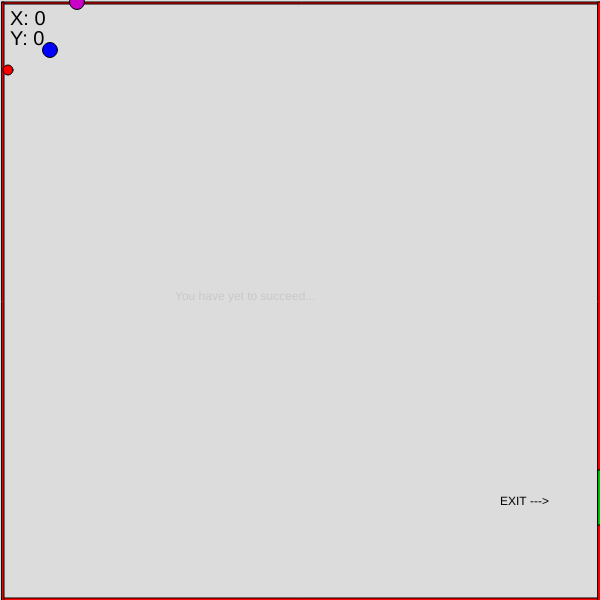
Frame 1 (no input)
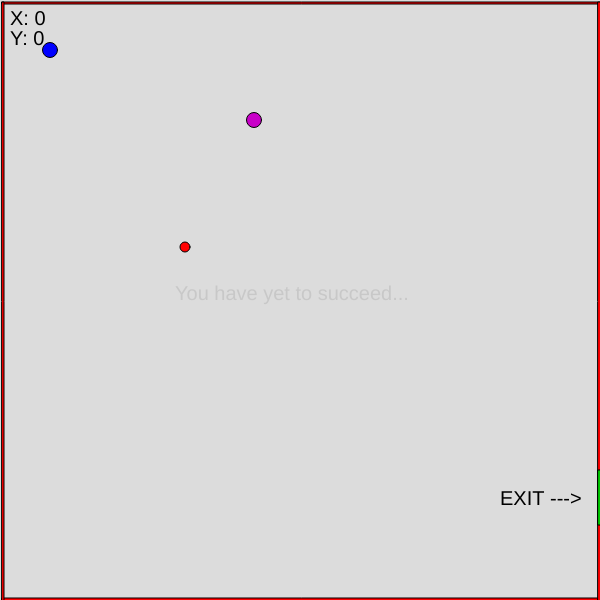
Frame 60 (no input)
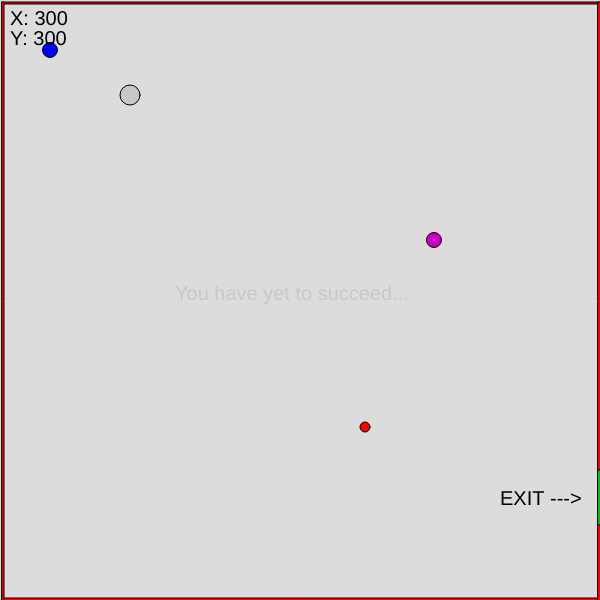
Frame 120 (the mouse pressed at the canvas centre since frame 60)

The p5.js sketch that drew these frames (run headless with seeded random() and noise() and a simulated clock; from frame 60 on, the mouse is pressed at the canvas centre):

// p5.js sketch
// ── sketch.js
//Play Area
var playBorderWidth = 600
var playBorderHeight = 600
var topWallY;
var bottomWallY;
var leftWallX;
var rightWallX;
var wallThickness = 2
var wallLength;
var wallHeight;

//Player Start
var playerX = 50
var playerY = 50
var playerSpeed = 2

//Key Codes
var w = 87; 
var s = 83;
var a = 65;
var d = 68;

//Generated Object (Mouse-Click Object)
var genObsX;
var genObsY;

//Enemies
var enemyAX;
var enemyAY;
var enemyBX;
var enemyBY;
var enemyASpeed;
var enemyBSpeed;

//Exit
var exitBorder = playBorderWidth
var exitTop = 470
var exitSize = 525
var exitTextX;
var exitTextY;

function setup() {
  createCanvas(playBorderWidth, playBorderHeight);

//Enemy Speeds and Starts
  enemyASpeed = floor(random() * 2) + 2;
  enemyBSpeed = floor(random() * 2) + 2;
  enemyAX = floor(random() * 9) + 2;
  enemyAY = floor(random() * 2) + 70;
  enemyBX = floor(random() * 9) + 70;
  enemyBY = floor(random() * 2) + 2;

//Random Object Location
  genObsX = -10
  genObsY = -10

}

function draw() {
  background(220);

  genBorders()

  genExit()

  makePlayer()

  playercontrols()

  makeBadGuys()

  genObject()

  winCon()

  findMouseLocation()
}

function makePlayer() {
//Player Character
  fill(0, 0, 255);
  circle(playerX, playerY, 15);
}

function playercontrols() {

  if(keyIsDown(w)) {
   playerY -= playerSpeed;
  }

  else if(keyIsDown(s)) {
   playerY += playerSpeed;
  }

  if(keyIsDown(a)) {
   playerX -= playerSpeed;
  }

  else if(keyIsDown(d)) {
   playerX += playerSpeed;
  }
}

function makeBadGuys() {
//Bad gyus
  fill(255, 0, 0);
  circle(enemyAX, enemyAY, 10)

  fill(200, 0, 200);
  circle(enemyBX, enemyBY, 15)
  
  badGuyMovement()
}

function badGuyMovement() {
  enemyAX += enemyASpeed
  enemyAY += enemyASpeed
  if(enemyAX >= playBorderWidth || enemyAY >= playBorderHeight) {
  enemyAX = floor(random() * 9) + 2;
  enemyAY = floor(random() * 2) + 70;
  enemyASpeed = floor(random() * 2) + 2;
  }

  enemyBX += enemyASpeed
  enemyBY += enemyBSpeed
  if(enemyBX >= playBorderWidth || enemyBY >= playBorderHeight) {
  enemyBX = floor(random() * 9) + 70;
  enemyBY = floor(random() * 2) + 2;
  enemyBSpeed = floor(random() * 2) + 2;
  }
}

function mousePressed() {
  genObsX = floor(random() * 500) + 9;
  genObsY = floor(random() * 500) + 9;
}

function genObject() {
//Generate Mouse-Click Object
  fill(200, 200, 200)
  circle(genObsX, genObsY, 20)
}

function genExit() {
//Exit Line
  line(exitBorder, exitTop, exitBorder, exitSize);
  fill(0, 200, 0)
  rect(exitBorder - wallThickness, exitTop, exitBorder, 55);
  exitTextX = exitBorder - 100;
  exitTextY = exitTop + 35;
  fill(0, 0, 0)
  text("EXIT --->", exitTextX, exitTextY);
}

function winCon() {
//Win Condition
 if(playerX > exitBorder && playerY >= exitTop && playerY <= exitSize) {
  fill(225, 0, 0);
  text("You Won..?", 250, 300);
 }
 else {
  fill(200, 200, 200);
  text("You have yet to succeed...", 175, 300);
 }
}

function findMouseLocation() {
//Mouse Location Finder
  textSize(20);
  fill(0, 0, 0);
   text("X: " + mouseX, 10, 25);
   text("Y: " + mouseY, 10, 45);
}

function genBorders() {
  topWallY = 0 + wallThickness
  bottomWallY = playBorderHeight - wallThickness
  leftWallX = 0 + wallThickness
  rightWallX = playBorderWidth - wallThickness
  wallLength = playBorderWidth - wallThickness
  wallHeight = playBorderHeight - wallThickness
  
  fill(255, 0, 0);
  //Top-Left Corner, Top Border
  rect(leftWallX, topWallY, playBorderWidth, topWallY)
  //Bottom-Left Corner, Bottom Border
  rect(leftWallX, bottomWallY, playBorderWidth, bottomWallY)
  //Top-Left Corner, Left Border
  rect(leftWallX, topWallY, leftWallX, playBorderHeight)
  //Top-Right Corner, Right Border
  rect(rightWallX, topWallY, rightWallX, playBorderHeight)
}



// ── Homework 12.html
<html>
	<head>
		<title>Sh*t - The Function</title>
   		<script src="https://cdnjs.cloudflare.com/ajax/libs/p5.js/1.1.9/p5.min.js"></script>
		<script src="sketch.js"></script>
	</head>
  	<body>
	</body>
</html>
